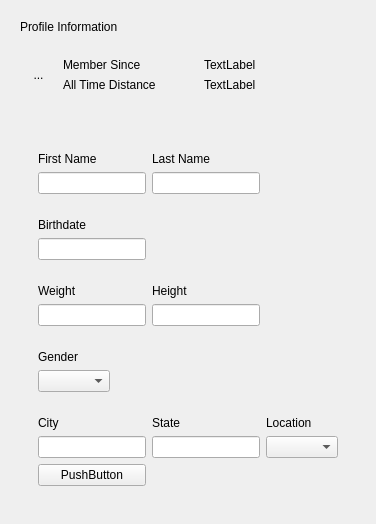
       <widget class="QWidget" name="ProfilePage">
        <layout class="QGridLayout" name="gridLayout_28">
         <item row="0" column="0">
          <widget class="QWidget" name="ProfilePageTopWidget" native="true">
           <layout class="QVBoxLayout" name="verticalLayout_19">
            <item>
             <widget class="QLabel" name="ProfileInformationLabel">
              <property name="text">
               <string>Profile Information</string>
              </property>
             </widget>
            </item>
            <item>
             <widget class="QWidget" name="ProfilePageMidWidget" native="true">
              <layout class="QHBoxLayout" name="horizontalLayout_11">
               <item>
                <widget class="QToolButton" name="ProfilePageImage">
                 <property name="styleSheet">
                  <string notr="true">QToolButton { border: none; }</string>
                 </property>
                 <property name="text">
                  <string>...</string>
                 </property>
                 <property name="iconSize">
                  <size>
                   <width>50</width>
                   <height>50</height>
                  </size>
                 </property>
                </widget>
               </item>
               <item>
                <widget class="QWidget" name="ProfileInfoWidget" native="true">
                 <layout class="QGridLayout" name="gridLayout_16">
                  <item row="0" column="0">
                   <widget class="QLabel" name="MemberSince">
                    <property name="text">
                     <string>Member Since</string>
                    </property>
                   </widget>
                  </item>
                  <item row="0" column="1">
                   <widget class="QLabel" name="MemberSinceHolder">
                    <property name="text">
                     <string>TextLabel</string>
                    </property>
                   </widget>
                  </item>
                  <item row="1" column="0">
                   <widget class="QLabel" name="AllTimeDistance">
                    <property name="text">
                     <string>All Time Distance</string>
                    </property>
                   </widget>
                  </item>
                  <item row="1" column="1">
                   <widget class="QLabel" name="AllTimeDistanceHolder">
                    <property name="text">
                     <string>TextLabel</string>
                    </property>
                   </widget>
                  </item>
                 </layout>
                </widget>
               </item>
              </layout>
             </widget>
            </item>
           </layout>
          </widget>
         </item>
         <item row="1" column="0">
          <widget class="QWidget" name="ProfilePageWidget1" native="true">
           <layout class="QVBoxLayout" name="verticalLayout_20">
            <item>
             <widget class="QWidget" name="ProfilePageWidget2" native="true">
              <layout class="QFormLayout" name="formLayout">
               <item row="0" column="0">
                <widget class="QWidget" name="ProfileEditNameWidget" native="true">
                 <layout class="QGridLayout" name="gridLayout_19">
                  <item row="0" column="0">
                   <widget class="QLabel" name="FirstNameLabel">
                    <property name="text">
                     <string>First Name</string>
                    </property>
                   </widget>
                  </item>
                  <item row="1" column="1">
                   <widget class="QLineEdit" name="LastNameLE"/>
                  </item>
                  <item row="1" column="0">
                   <widget class="QLineEdit" name="FirstNameLE"/>
                  </item>
                  <item row="0" column="1">
                   <widget class="QLabel" name="LastNameLabel">
                    <property name="text">
                     <string>Last Name </string>
                    </property>
                   </widget>
                  </item>
                 </layout>
                </widget>
               </item>
               <item row="1" column="0">
                <widget class="QWidget" name="BirthdateWidget" native="true">
                 <layout class="QVBoxLayout" name="verticalLayout_22">
                  <item>
                   <widget class="QLabel" name="BirthdateLabel">
                    <property name="text">
                     <string>Birthdate</string>
                    </property>
                   </widget>
                  </item>
                  <item>
                   <widget class="QLineEdit" name="BirthdateLE"/>
                  </item>
                 </layout>
                </widget>
               </item>
               <item row="2" column="0">
                <widget class="QWidget" name="WeightHeightWidget" native="true">
                 <layout class="QGridLayout" name="gridLayout_17">
                  <item row="0" column="0">
                   <widget class="QLabel" name="WeightLabel">
                    <property name="text">
                     <string>Weight</string>
                    </property>
                   </widget>
                  </item>
                  <item row="1" column="1">
                   <widget class="QLineEdit" name="HeightLE"/>
                  </item>
                  <item row="1" column="0">
                   <widget class="QLineEdit" name="WeightLE"/>
                  </item>
                  <item row="0" column="1">
                   <widget class="QLabel" name="HeightLabel">
                    <property name="text">
                     <string>Height</string>
                    </property>
                   </widget>
                  </item>
                 </layout>
                </widget>
               </item>
               <item row="3" column="0">
                <widget class="QWidget" name="GenderWidget" native="true">
                 <layout class="QVBoxLayout" name="verticalLayout_23">
                  <item>
                   <widget class="QLabel" name="GenderLabel">
                    <property name="text">
                     <string>Gender</string>
                    </property>
                   </widget>
                  </item>
                  <item>
                   <widget class="QComboBox" name="GenderComboBox"/>
                  </item>
                 </layout>
                </widget>
               </item>
               <item row="4" column="0" colspan="2">
                <widget class="QWidget" name="LocationWidget" native="true">
                 <layout class="QGridLayout" name="gridLayout_18">
                  <item row="1" column="0">
                   <widget class="QLineEdit" name="CityLE">
                    <property name="maximumSize">
                     <size>
                      <width>200</width>
                      <height>16777215</height>
                     </size>
                    </property>
                   </widget>
                  </item>
                  <item row="0" column="1">
                   <widget class="QLabel" name="StateLabel">
                    <property name="text">
                     <string>State</string>
                    </property>
                   </widget>
                  </item>
                  <item row="1" column="1">
                   <widget class="QLineEdit" name="StateLE">
                    <property name="maximumSize">
                     <size>
                      <width>200</width>
                      <height>16777215</height>
                     </size>
                    </property>
                   </widget>
                  </item>
                  <item row="0" column="2">
                   <widget class="QLabel" name="CountryLabel">
                    <property name="text">
                     <string>Location</string>
                    </property>
                   </widget>
                  </item>
                  <item row="1" column="2">
                   <widget class="QComboBox" name="LocationComboBox"/>
                  </item>
                  <item row="0" column="0">
                   <widget class="QLabel" name="CityLabel">
                    <property name="text">
                     <string>City</string>
                    </property>
                   </widget>
                  </item>
                  <item row="2" column="0">
                   <widget class="QPushButton" name="SaveProfileButton">
                    <property name="text">
                     <string>PushButton</string>
                    </property>
                   </widget>
                  </item>
                 </layout>
                </widget>
               </item>
              </layout>
             </widget>
            </item>
           </layout>
          </widget>
         </item>
        </layout>
       </widget>
